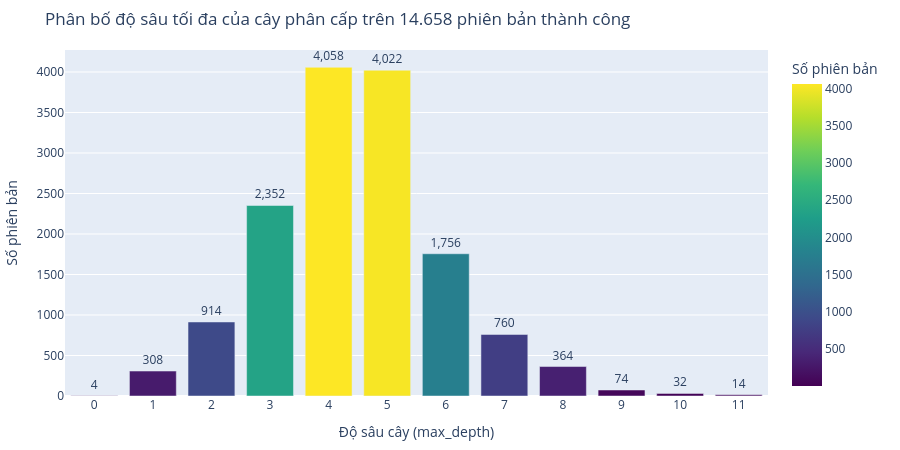

Notebook code for this chart:
### Markdown cell above
### 2. Xây dựng cây phân cấp và cơ chế tự suy cấp độ đề mục

Đề bài đặt ra yêu cầu nghiêm ngặt: *"Since the exact nesting order depends on the publication's specific formatting, the parser is required to **automatically identify** the appropriate hierarchical level for each such element."*

Module `src/parser/hierarchy.py` do **Đặng Ngọc Hoàng** phụ trách giải quyết bài toán này với các nguyên tắc kiến trúc sau:
1. **Suy luận động cấp bậc đề mục (Không hardcode):**
   Không thể mặc định `\section` luôn là cấp 1. Các bài báo định dạng `book` hoặc `report` có lệnh `\chapter` đứng trên `\section`; ngược lại bài dùng `article` không có `\chapter`. Thuật toán duyệt qua tài liệu và gán cấp bậc theo **thứ tự xuất hiện lần đầu** của từng lệnh phân mục:
   ```python
   SECTION_CMD = re.compile(r"\\(chapter|section|subsection|subsubsection|paragraph|subparagraph)\*?\s*\{")
   ```
   Đặc biệt, biểu thức chính quy bắt trọn dấu sao `*` để thu nạp các phân mục không đánh số như `\section*{Acknowledgements}` và `\section*{Appendix}` theo đúng yêu cầu bắt buộc của đề bài.
2. **Cắt bỏ phần References nhưng bảo tồn Appendix:**
   Phần tài liệu tham khảo (`thebibliography`) không được đưa vào cây phân cấp theo quy định của đề bài. Tuy nhiên, nhiều bài báo đặt phần Phụ lục (Appendix) nằm **sau** References. Thuật toán cắt bỏ chính xác từ điểm bắt đầu References đến hết môi trường `thebibliography` hoặc lệnh section kế tiếp, sau đó nối liền phần Appendix phía sau vào thân cây.
3. **Môi trường liệt kê (`itemize` & `enumerate`):**
   Đúng theo đặc tả: một khối `\begin{itemize}` đóng vai trò là phần tử cha, mỗi điểm `\item` là một phần tử con cấp kế tiếp. Các câu văn bên trong `\item` tiếp tục được tách thành các phần tử lá.

### Code cell
# Biểu đồ tương tác Plotly: Phân bố độ sâu cây phân cấp (max_depth)
depth_counts = df_parse[df_parse['status'] == 'ok']['max_depth'].value_counts().sort_index().reset_index()
depth_counts.columns = ['Độ sâu cây (max_depth)', 'Số phiên bản']

fig_depth = px.bar(
    depth_counts,
    x='Độ sâu cây (max_depth)',
    y='Số phiên bản',
    text='Số phiên bản',
    title='Phân bố độ sâu tối đa của cây phân cấp trên 14.658 phiên bản thành công',
    color='Số phiên bản',
    color_continuous_scale='Viridis'
)
fig_depth.update_traces(texttemplate='%{text:,}', textposition='outside')
fig_depth.update_layout(xaxis=dict(tickmode='linear', dtick=1), height=450, margin=dict(t=50, b=40, l=40, r=20))
fig_depth.show()

### Figure 1 — Plotly figure (JSON) as saved in the notebook; plotly's stock layout.template omitted (floating-point values rounded to 4 significant figures)
{"data": [{"alignmentgroup": "True", "hovertemplate": "Độ sâu cây (max_depth)=%{x}<br>Số phiên bản=%{marker.color}<extra></extra>", "legendgroup": "", "marker": {"color": [4, 308, 914, 2352, 4058, 4022, 1756, 760, 364, 74, 32, 14], "coloraxis": "coloraxis", "pattern": {"shape": ""}}, "name": "", "offsetgroup": "", "orientation": "v", "showlegend": false, "text": [4.0, 308.0, 914.0, 2352.0, 4058.0, 4022.0, 1756.0, 760.0, 364.0, 74.0, 32.0, 14.0], "textposition": "outside", "texttemplate": "%{text:,}", "type": "bar", "x": [0, 1, 2, 3, 4, 5, 6, 7, 8, 9, 10, 11], "xaxis": "x", "y": [4, 308, 914, 2352, 4058, 4022, 1756, 760, 364, 74, 32, 14], "yaxis": "y"}], "layout": {"barmode": "relative", "coloraxis": {"colorbar": {"title": {"text": "Số phiên bản"}}, "colorscale": [[0.0, "#440154"], [0.1111, "#482878"], [0.2222, "#3e4989"], [0.3333, "#31688e"], [0.4444, "#26828e"], [0.5556, "#1f9e89"], [0.6667, "#35b779"], [0.7778, "#6ece58"], [0.8889, "#b5de2b"], [1.0, "#fde725"]]}, "height": 450, "legend": {"tracegroupgap": 0}, "margin": {"b": 40, "l": 40, "r": 20, "t": 50}, "title": {"text": "Phân bố độ sâu tối đa của cây phân cấp trên 14.658 phiên bản thành công"}, "xaxis": {"anchor": "y", "domain": [0.0, 1.0], "dtick": 1, "tickmode": "linear", "title": {"text": "Độ sâu cây (max_depth)"}}, "yaxis": {"anchor": "x", "domain": [0.0, 1.0], "title": {"text": "Số phiên bản"}}}}
